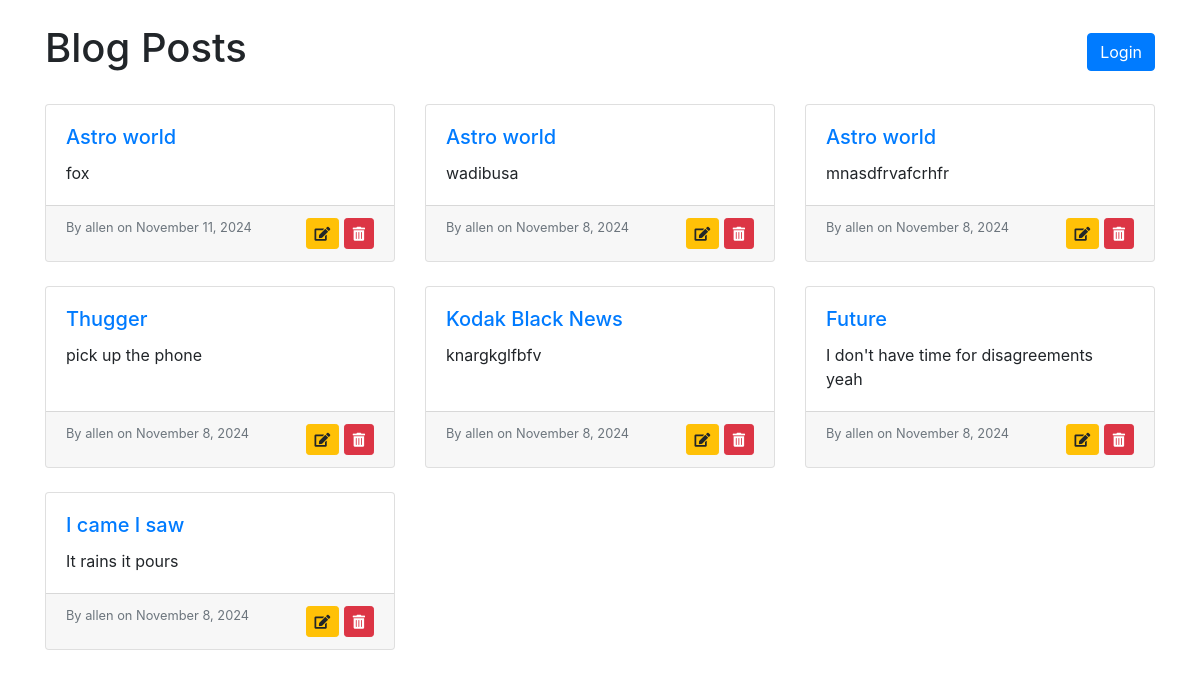
The page / on the database its author committed.
### blog_app/models.py (models this page shows, shortened)
class Post(models.Model):
    title = models.CharField(max_length=200)
    content = models.TextField()    # Links to the User model
    author = models.ForeignKey(User, on_delete=models.CASCADE)
    created_at = models.DateTimeField(auto_now_add=True)  # Automatically sets on creation
    updated_at = models.DateTimeField(auto_now_add=True)  # Automatically updates on modification

### blog_app/views.py (the view)
# urls.py: path('', views.post_list, name='post_list'),    # Homepage URL
def post_list(request):
    posts = Post.objects.all().order_by('-created_at')  #Get all posts, ordered by  creation date (newest first)
    return render(request, 'blog/post_list.html', {'posts':posts})

### blog_app/templates/blog/post_list.html (shortened to what this page needs)
<!DOCTYPE html>
<html lang="en">
<head>
    <link href="https://stackpath.bootstrapcdn.com/bootstrap/4.5.2/css/bootstrap.min.css" rel="stylesheet">
    <link rel="stylesheet" href="https://cdnjs.cloudflare.com/ajax/libs/font-awesome/5.15.4/css/all.min.css">
</head>
<body>
    <div class="container my-4">
        <div class="d-flex justify-content-between align-items-center mb-4">
            <h1>Blog Posts</h1>
            <div>
                {% if user.is_authenticated %}
                    <a href="{% url 'new_post' %}" class="btn btn-primary">Add New Post</a>
                    <form action="{% url 'logout' %}" method="post" style="display:inline;">
                        {% csrf_token %}
                        <button type="submit" class="btn btn-secondary ml-2">Logout</button>
                    </form>
                {% else %}
                    <a href="{% url 'login' %}" class="btn btn-primary">Login</a>
                {% endif %}
            </div>
        </div>
        {% if posts %}
            <div class="row">
                {% for post in posts %}
                    <div class="col-md-6 col-lg-4 mb-4">
                        <div class="card h-100">
                            <div class="card-body">
                                <h5 class="card-title">
                                    <a href="{% url 'post_detail' post.pk %}">{{ post.title }}</a>
                                </h5>
                                <p class="card-text">{{ post.content|truncatewords:20 }}</p>
                            </div>
                            <div class="card-footer d-flex justify-content-between">
                                <small class="text-muted">By {{ post.author }} on {{ post.created_at|date:"F j, Y" }}</small>
                                <div>
                                    <a href="{% url 'edit_post' post.pk %}" class="btn btn-warning btn-sm" title="Edit">
                                        <i class="fas fa-edit"></i>
                                    </a>
                                    <form action="{% url 'delete_post' post.pk %}" method="post" style="display:inline;" class="delete-form">
                                        <button type="submit" class="btn btn-danger btn-sm" title="Delete" onclick="return confirmDelete();">
                                            <i class="fas fa-trash-alt"></i>
                                        </button>
                                    </form>
                                </div>
                            </div>
                        </div>
                    </div>
                {% endfor %}
            </div>
        {% else %}
            <p>No posts available. Click "Add New Post" to get started.</p>
        {% endif %}
    </div>
</body>
</html>

### rows shown on the page
Post: title "Astro world", content "fox", author "allen", created_at "November 11, 2024"
Post: title "Astro world", content "wadibusa", author "allen", created_at "November 8, 2024"
Post: title "Astro world", content "mnasdfrvafcrhfr", author "allen", created_at "November 8, 2024"
Post: title "Thugger", content "pick up the phone", author "allen", created_at "November 8, 2024"
Post: title "Kodak Black News", content "knargkglfbfv", author "allen", created_at "November 8, 2024"
Post: title "Future", content "I don't have time for disagreements yeah", author "allen", created_at "November 8, 2024"
Post: title "I came I saw", content "It rains it pours", author "allen", created_at "November 8, 2024"
